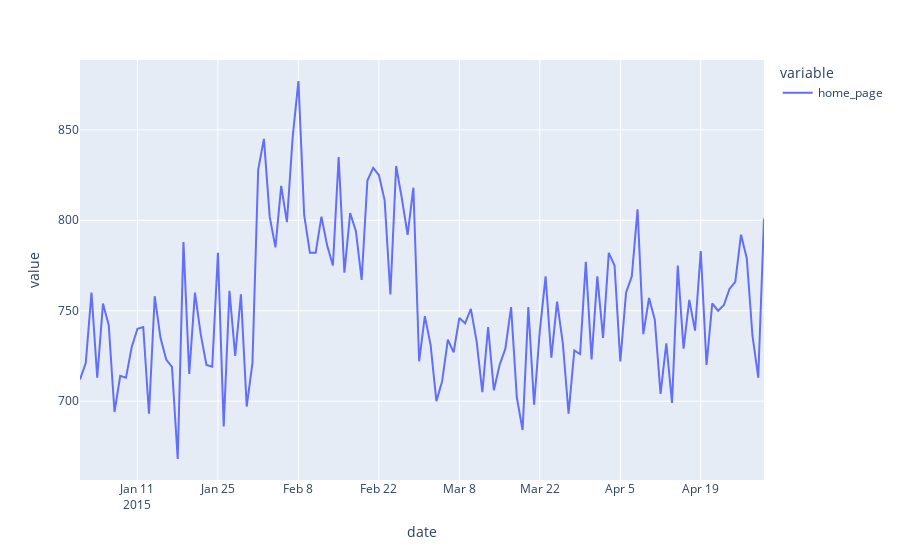

The notebook cell saved with this chart:
### Markdown cell above
### Visitors on home_page over time

### Code cell
fig = px.line((df
               .groupby("date")
               .agg({"home_page": "sum"})))

fig.show()
